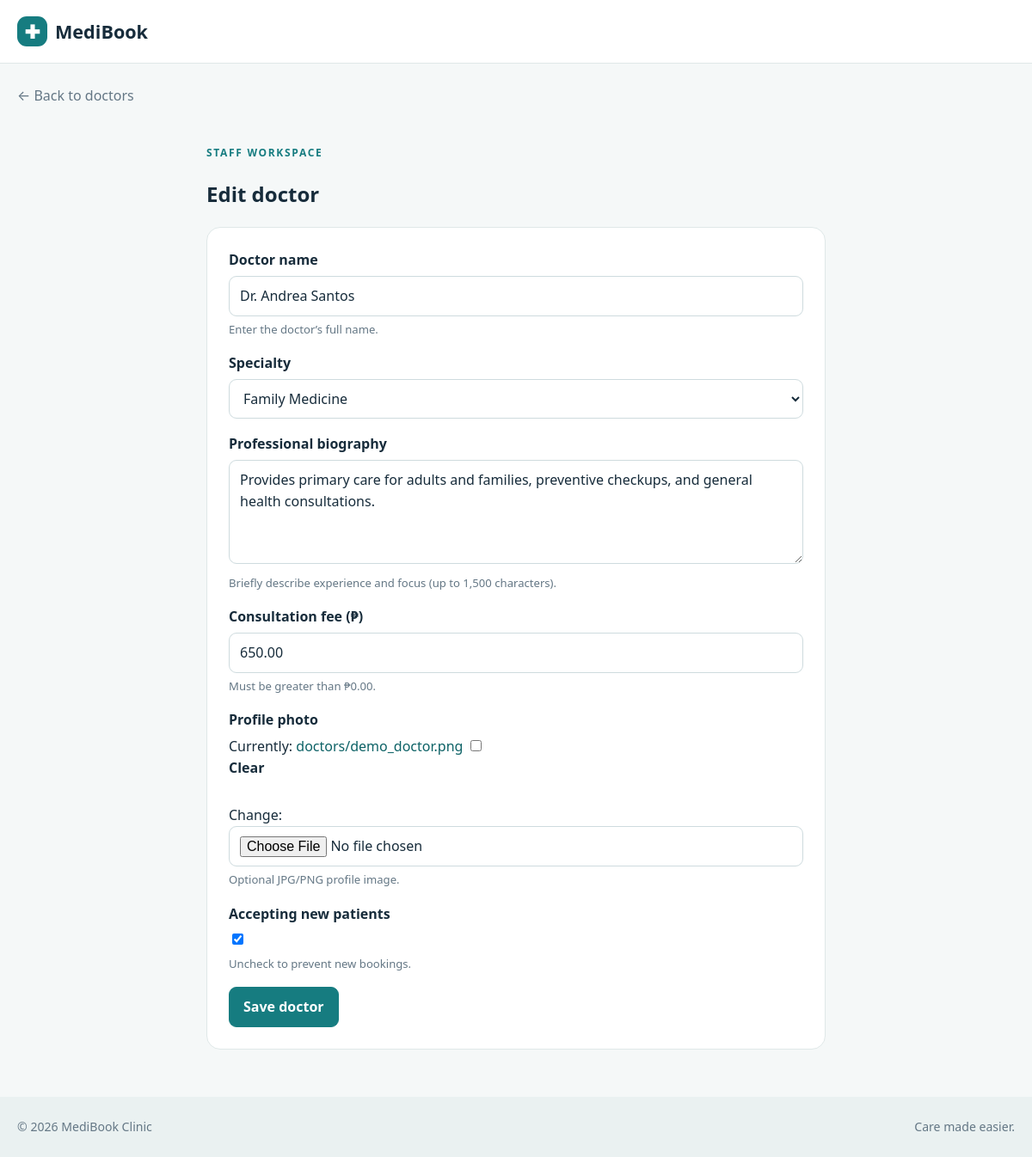
The app's page /manage/doctors/1/edit/ with its own data.
### clinic/models.py (models this page shows, shortened)
class Doctor(models.Model):
    full_name = models.CharField(max_length=120)
    specialty = models.ForeignKey(Specialty, on_delete=models.PROTECT, related_name='doctors')
    bio = models.TextField(max_length=1500)
    consultation_fee = models.DecimalField(max_digits=8, decimal_places=2)
    photo = models.ImageField(upload_to='doctors/', blank=True, null=True)
    is_accepting = models.BooleanField(default=True)
    date_created = models.DateTimeField(auto_now_add=True)
    class Meta: ordering = ['full_name']

### clinic/views.py (the view)
# urls.py: path('manage/doctors/<int:pk>/edit/',views.doctor_edit,name='doctor_edit'), path('manage/doctors/<int:pk>/delete/',views.doctor_delete,name='doctor_delete'),
def doctor_edit(request,pk):
    doctor=get_object_or_404(Doctor,pk=pk); form=DoctorForm(request.POST or None,request.FILES or None,instance=doctor)
    if request.method=='POST' and form.is_valid(): form.save(); messages.success(request,'Doctor updated.'); return redirect('manage_doctors')
    return render(request,'clinic/doctor_form.html',{'form':form,'heading':'Edit doctor','doctor':doctor})

### clinic/forms.py (shortened to what this page needs)
class DoctorForm(forms.ModelForm):
    class Meta:
        model = Doctor
        fields = ['full_name','specialty','bio','consultation_fee','photo','is_accepting']
        labels = {'full_name':'Doctor name','specialty':'Specialty','bio':'Professional biography','consultation_fee':'Consultation fee (₱)','photo':'Profile photo','is_accepting':'Accepting new patients'}
        help_texts = {'full_name':'Enter the doctor’s full name.','bio':'Briefly describe experience and focus (up to 1,500 characters).','consultation_fee':'Must be greater than ₱0.00.','photo':'Optional JPG/PNG profile image.','is_accepting':'Uncheck to prevent new bookings.'}
        widgets = {'full_name':forms.TextInput(attrs={'class':'field','placeholder':'Dr. Alex Santos'}),'specialty':forms.Select(attrs={'class':'field'}),'bio':forms.Textarea(attrs={'class':'field','rows':4}),'consultation_fee':forms.NumberInput(attrs={'class':'field','min':'0.01','step':'0.01'}),'photo':forms.ClearableFileInput(attrs={'class':'field','accept':'image/*'}),'is_accepting':forms.CheckboxInput(attrs={'class':'checkbox'})}

### clinic/models.py (called while the page is built)
    def __str__(self): return self.name

### clinic/templates/clinic/doctor_form.html (shortened to what this page needs)
{% extends 'clinic/base.html' %}{% block content %}<a class="back-link" href="{% url 'manage_doctors' %}">← Back to doctors</a><section class="narrow"><p class="eyebrow">STAFF WORKSPACE</p><h1>{{ heading }}</h1><form class="panel form-panel" method="post" enctype="multipart/form-data">{% for field in form %}<div class="form-group"><label for="{{ field.id_for_label }}">{{ field.label }}</label>{{ field }}{% if field.help_text %}<small class="help-text">{{ field.help_text }}</small>{% endif %}</div>{% endfor %}<button class="button" type="submit">Save doctor</button></form></section>{% endblock %}

### clinic/static/clinic/css/site.css (style rules this page uses)
:root { --ink:#172c3b;--muted:#647785;--brand:#167c80;--brand-dark:#0d6266;--mint:#e9f6f3;--paper:#fff;--surface:#f5f8f8;--line:#dfe8e8;--danger:#b42332;--shadow:0 14px 38px rgba(23,44,59,.08) }
* { box-sizing:border-box }
body { margin:0;background:var(--surface);color:var(--ink);font:16px/1.55 system-ui,-apple-system,"Segoe UI",sans-serif }
a { color:var(--brand-dark);text-decoration:none }
.eyebrow { font-size:.75rem;letter-spacing:.14em;font-weight:800;color:var(--brand);margin:0 0 8px }
.field { width:100%;min-height:43px;border:1px solid #cedbde;border-radius:9px;background:white;color:var(--ink);padding:10px 12px;font:inherit }
textarea.field { resize:vertical }
.button { display:inline-flex;align-items:center;justify-content:center;gap:7px;border:1px solid var(--brand);border-radius:9px;background:var(--brand);color:#fff;padding:10px 16px;font-weight:750;cursor:pointer;font:inherit;font-weight:700;text-decoration:none }
.back-link { display:inline-block;margin:25px 0;color:var(--muted) }
.tabs,.panel { background:white;border:1px solid var(--line);border-radius:16px;padding:22px;margin:24px 0 }
.form-panel { margin:0;padding:25px }
.form-group { margin-bottom:17px }
.form-group label { display:block;font-weight:750;margin-bottom:6px }
.help-text { display:block;color:var(--muted);font-size:.82rem;margin-top:5px }
.narrow { max-width:720px;margin:20px auto }

### records on screen
Doctor: form "Dr. Andrea Santos" "Family Medicine" "Provides primary care for adults and families, preventive checkups, and general health consultations." "650.00" "☑"

### other values on screen
{{ heading }} "Edit doctor"
{{ field.label }} "Doctor name" "Specialty" "Professional biography" "Consultation fee (₱)" "Profile photo" "Accepting new patients"
{{ field.help_text }} "Enter the doctor’s full name." "Briefly describe experience and focus (up to 1,500 characters)." "Must be greater than ₱0.00." "Optional JPG/PNG profile image." "Uncheck to prevent new bookings."
